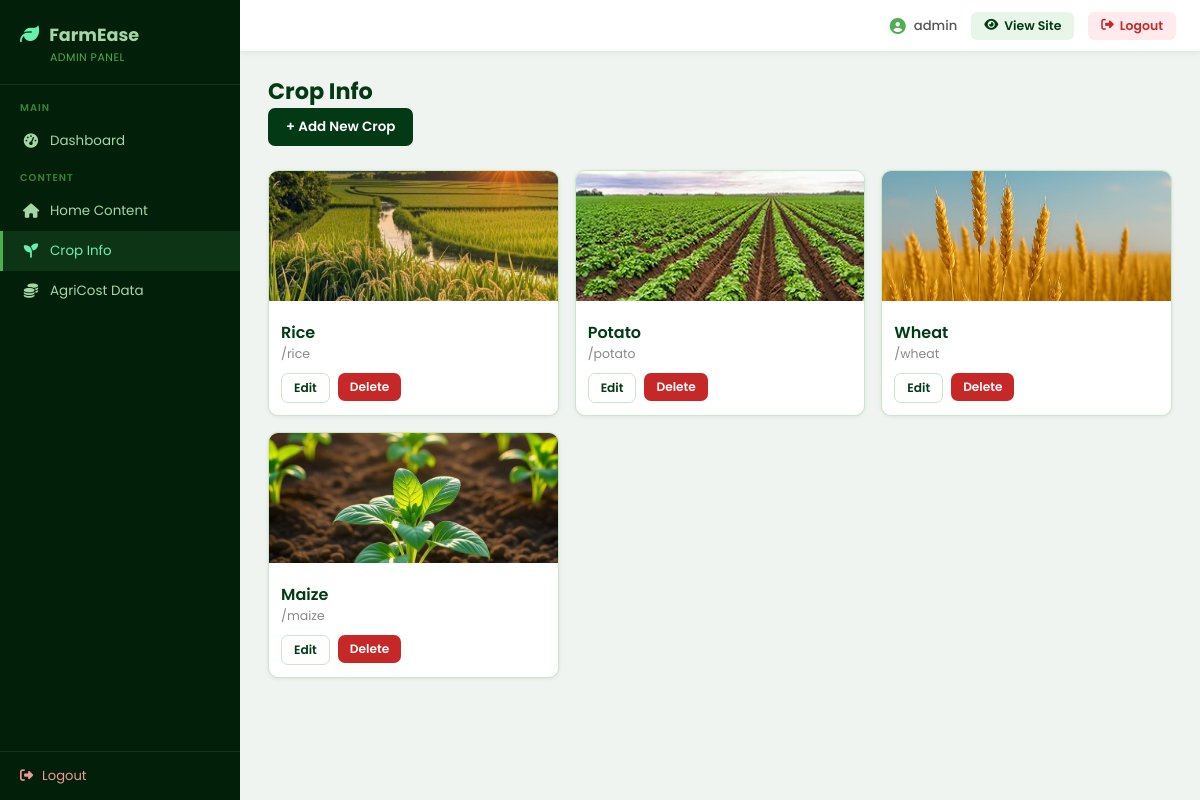
Page /backend/admin/crop-info.php (signed in) on the committed database.
### tables this page shows
CREATE TABLE `crops` (
  `id` int(11) NOT NULL,
  `slug` varchar(50) NOT NULL,
  `name_en` varchar(100) DEFAULT '',
  `name_ur` varchar(100) DEFAULT '',
  `desc_en` text DEFAULT NULL,
  `desc_ur` text DEFAULT NULL,
  `thumbnail` varchar(255) DEFAULT '',
  `video_1` varchar(100) DEFAULT '',
  `video_2` varchar(100) DEFAULT '',
  `video_3` varchar(100) DEFAULT '',
  `video_4` varchar(100) DEFAULT '',
  `sort_order` int(11) DEFAULT 0
);

### backend/admin/crop-info.php (the view, shortened to what this page needs)
<?php
function imgUrl($path) {
    return str_starts_with($path, 'http') ? $path : '../../frontend/' . $path;
}
global $conn;
$view = $_GET['view'] ?? '';
$msg  = $_GET['msg'] ?? '';
$crop = null;
$allCrops = $conn->query("SELECT * FROM crops ORDER BY sort_order, name_en")->fetch_all(MYSQLI_ASSOC);
?>
<!DOCTYPE html><html lang="en"><head><meta charset="UTF-8"><title>Crop Info</title>
<?php include __DIR__ . '/partials/head-styles.php'; ?>
</head><body>
<div class="layout">
<?php include __DIR__ . '/partials/sidebar.php'; ?>
<main class="content">
<?php if ($view === 'new'): ?>
<div class="page-header">
  <h1>Add New Crop</h1>
  <a href="crop-info.php" class="btn btn-outline">← Back</a>
</div>
<?php if ($msg === 'slug_taken'): ?>
<div class="alert alert-error">⚠ That slug is already taken. Choose a different one.</div>
<?php endif; ?>
<div class="card">
  <form method="POST" enctype="multipart/form-data">
    <input type="hidden" name="_action" value="create">
    <div class="form-grid">
      <div class="form-group">
        <label>Crop Name (English) *</label>
        <input type="text" name="name_en" required placeholder="e.g. Wheat">
      </div>
      <div class="form-group">
        <label>Crop Name (اردو)</label>
        <input type="text" name="name_ur" dir="rtl" placeholder="e.g. گندم">
      </div>
      <div class="form-group">
        <label>Slug (URL key) *</label>
        <input type="text" name="slug" required placeholder="e.g. wheat" id="slugInput">
        <small style="color:#777">Lowercase letters, numbers, hyphens only</small>
      </div>
      <div class="form-group">
        <label>Sort Order</label>
        <input type="number" name="sort_order" value="0">
      </div>
    </div>
    <div class="form-group" style="margin-top:12px">
      <label>Thumbnail Image</label>
      <input type="file" name="thumbnail" accept="image/*">
    </div>
    <div class="btn-group" style="margin-top:16px">
      <button type="submit" class="btn btn-primary">Create Crop →</button>
      <a href="crop-info.php" class="btn btn-outline">Cancel</a>
    </div>
  </form>
</div>
<script>
document.querySelector('input[name="name_en"]').addEventListener('input', function(){
  const s = document.getElementById('slugInput');
  if (!s.dataset.manual) s.value = this.value.toLowerCase().replace(/[^a-z0-9]+/g,'-').replace(/^-|-$/g,'');
});
document.getElementById('slugInput').addEventListener('input', function(){ this.dataset.manual = '1'; });
</script>
<?php else: ?>
<div class="page-header">
  <h1>Crop Info</h1>
  <a href="crop-info.php?view=new" class="btn btn-primary">+ Add New Crop</a>
</div>
<div class="crop-list-grid">
  <?php foreach ($allCrops as $c): ?>
  <div class="crop-card">
    <?php if ($c['thumbnail']): ?>
    <img src="<?= htmlspecialchars(imgUrl($c['thumbnail'])) ?>" alt="">
    <?php else: ?>
    <div style="width:100%;height:130px;background:#e8f5e9;display:flex;align-items:center;justify-content:center;color:#a5d6a7;font-size:2.5rem">🌱</div>
    <?php endif; ?>
    <div class="cc-body">
      <div class="cc-name"><?= htmlspecialchars($c['name_en']) ?></div>
      <div class="cc-slug">/<?= htmlspecialchars($c['slug']) ?></div>
      <div class="cc-actions">
        <a href="crop-info.php?view=edit&id=<?= $c['id'] ?>" class="btn btn-outline btn-sm">Edit</a>
        <form method="POST" style="display:inline" onsubmit="return confirm('Delete <?= htmlspecialchars($c['name_en']) ?>?')">
          <button class="btn btn-danger btn-sm">Delete</button>
        </form>
      </div>
    </div>
  </div>
  <?php endforeach; ?>
</div>
<?php endif; ?>
</main></div></body></html>

### backend/admin/partials/head-styles.php (style rules this page uses)
* { box-sizing: border-box; margin: 0; padding: 0; }
body { font-family: 'Poppins', sans-serif; background: #f0f4f0; color: #222; }
.layout { display: flex; min-height: 100vh; }
.content { flex: 1; margin-left: 240px; padding: 74px 28px 32px; overflow-y: auto; min-width: 0; }
.page-header { margin-bottom: 24px; }
.page-header h1 { font-size: 1.4rem; font-weight: 700; color: #043915; display: flex; align-items: center; gap: 10px; }
.btn { padding: 9px 18px; border-radius: 7px; border: none; cursor: pointer; font-size: .84rem; font-weight: 600; font-family: 'Poppins', sans-serif; text-decoration: none; display: inline-flex; align-items: center; gap: 7px; transition: background .2s, transform .15s; }
.btn-primary { background: #043915; color: #fff; }
.btn-danger { background: #c62828; color: #fff; }
.btn-outline { background: transparent; color: #043915; border: 1.5px solid #c8e6c9; }
.btn-sm { padding: 5px 12px; font-size: .76rem; }

### backend/admin/crop-info.php (style rules this page uses)
.crop-list-grid { display:grid;grid-template-columns:repeat(auto-fill,minmax(260px,1fr));gap:16px;margin-top:10px }
.crop-card { border:1px solid #c8e6c9;border-radius:10px;overflow:hidden;background:#fff;box-shadow:0 1px 4px rgba(0,0,0,.07) }
.crop-card img { width:100%;height:130px;object-fit:cover;background:#e8f5e9 }
.crop-card .cc-body { padding:12px }
.crop-card .cc-name { font-weight:600;font-size:1rem;color:#043915 }
.crop-card .cc-slug { font-size:.78rem;color:#888;margin-bottom:10px }
.crop-card .cc-actions { display:flex;gap:8px }

### rows in the picture
crops: thumbnail (picture), name_en "Rice", slug "rice"
crops: thumbnail (picture), name_en "Potato", slug "potato"
crops: thumbnail (picture), name_en "Wheat", slug "wheat"
crops: thumbnail (picture), name_en "Maize", slug "maize"

### other values in the picture
$_SESSION['admin_user'] "admin"
